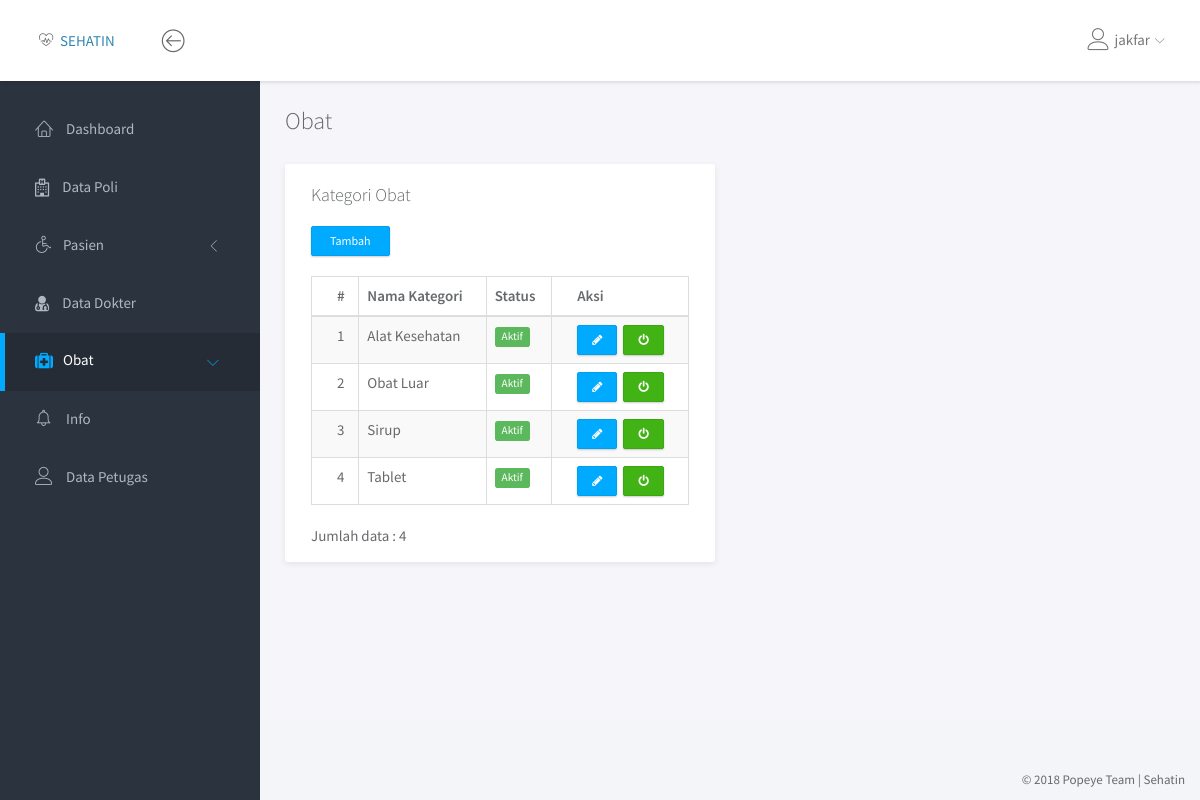
/obat/kategori_obat.php (signed in), run on the app's committed database.
### tables this page shows
CREATE TABLE IF NOT EXISTS `kategori_obat` (
`id_kategori` tinyint(3) NOT NULL,
  `kategori` varchar(30) NOT NULL,
  `status` enum('Aktif','Non Aktif') NOT NULL
);

### obat/kategori_obat.php (the view, shortened to what this page needs)
<!doctype html>
<html lang="en">
<head>
	<link rel="stylesheet" href="../assets/vendor/bootstrap/css/bootstrap.min.css">
	<link rel="stylesheet" href="../assets/vendor/font-awesome/css/font-awesome.min.css">
	<link rel="stylesheet" href="../assets/vendor/linearicons/style.css">
	<link rel="stylesheet" href="../assets/vendor/chartist/css/chartist-custom.css">
	<link rel="stylesheet" href="../assets/css/main.css">
</head>
<body>
	<div id="wrapper">
		<?php
			include '../dashboard/navbar.php';
			include '../dashboard/left_sidebar.php';
		 ?>
		 <div class="main">
		 	<div class="main-content">
		 		<div class="container-fluid">
		 			<h3 class="page-title">Obat</h3>
		 			<div class="row">
		 				<div class="col-md-6">
		 					<div class="panel">
		 						<div class="panel-heading">
		 							<h4 class="panel-title">Kategori Obat</h4>
		 						</div>
		 						<div class="row">
		 							<div class="col-md-12">
		 								<a href="tambah_kategori.php"><button type="button" class="btn btn-primary btn-sm" style="margin-left: 25px; margin-bottom: 10px;">Tambah</button></a>
		 							</div>
		 						</div>
		 						<div class="panel-body">
		 							<table class="table table-striped table-hover table-bordered">
		 								<thead>
		 									<tr>
		 										<th>#</th>
		 										<th>Nama Kategori</th>
		 										<th>Status</th>
		 										<th>Aksi</th>
		 									</tr>
		 								</thead>
		 								<tbody>
		 									<?php
		 										$query = "SELECT * FROM kategori_obat ORDER BY kategori ASC";
		 										$jml = "SELECT COUNT(*) as jml_kategori FROM kategori_obat";
		 										$result = mysqli_query($con, $query);
		 										$r = mysqli_query($con, $jml);
		 										$jml_kategori = mysqli_fetch_assoc($r);
		 										$no = 1;
		 										foreach ($result as $val) {
													$title = $val['status'] == 'Aktif' ? 'Non Aktifkan' : 'Aktifkan';
													$btnclass = $val['status'] == 'Aktif' ? 'btn-success' : 'btn-danger';
													$label = $val['status'] == 'Aktif' ? 'label label-success' : 'label label-danger';
		 											echo "<tr>
		 													<td>$no</td>
		 													<td>$val[kategori]</td>
															<td><span class='$label'>$val[status]</span></td>
		 													<td><a href='edit_kategori.php?id_kategori=$val[id_kategori]' class='btn btn-primary btn-xs' title='Edit'><i class='fa fa-pencil'></i> </a>&nbsp;
		 														<a onclick = 'return konfirm()' href='status_kategori.php?id_kategori=$val[id_kategori]&status=$val[status]' class= 'btn btn-xs $btnclass' title='$title'><i class='fa fa-power-off'></i></a>
		 													</td>
		 												  </tr>";
		 												 $no++;
		 										}
		 									 ?>
		 								</tbody>
		 							</table>
		 							<span class="text-default">Jumlah data : <?php echo ($jml_kategori['jml_kategori']); ?></span>
		 						</div>
		 					</div>
		 				</div>
		 			</div>
		 		</div>
		 	</div>
		 </div>
		<?php include '../dashboard/footer.php'; ?>
	</div>
</body>
</html>

### assets/css/main.css (style rules this page uses)
html { position: relative; min-height: 100%; }
body { background-color: #F3F5F8; font-family: "Source Sans Pro", sans-serif; font-size: 15px; color: #676a6d; }
a { color: #3287B2; }
th { font-weight: 600; }
.page-title { margin-top: 0; margin-bottom: 30px; font-weight: 300; }
#wrapper .main { -webkit-transition: all 0.3s ease-in-out; -moz-transition: all 0.3s ease-in-out; -ms-transition: all 0.3s ease-in-out; -o-transition: all 0.3s ease-in-out; transition: all 0.3s ease-in-out; width: calc(100% - 260px); left: 0; position: relative; float: right; background-color: #f5f5fa; }
#wrapper #sidebar-nav, #wrapper .main { padding-top: 80px; }
.main-content { padding: 28px 10px; }
.btn { -webkit-border-radius: 2px; -moz-border-radius: 2px; border-radius: 2px; -moz-box-shadow: 0px 1px 2px 0 rgba(0, 0, 0, 0.2); -webkit-box-shadow: 0px 1px 2px 0 rgba(0, 0, 0, 0.2); box-shadow: 0px 1px 2px 0 rgba(0, 0, 0, 0.2); padding: 6px 22px; }
.btn-group-sm > .btn, .btn-sm { padding: 5px 18px; }
.btn-group-xs > .btn, .btn-xs { padding: 5px 14px; }
.btn-primary { background-color: #00AAFF; border-color: #00a0f0; }
.btn-success { background-color: #41B314; border-color: #3ca512; }
.panel { -webkit-border-radius: 3px; -moz-border-radius: 3px; border-radius: 3px; -moz-box-shadow: 0 2px 6px rgba(0, 0, 0, 0.08); -webkit-box-shadow: 0 2px 6px rgba(0, 0, 0, 0.08); box-shadow: 0 2px 6px rgba(0, 0, 0, 0.08); background-color: #fff; margin-bottom: 30px; }
.panel .panel-heading, .panel .panel-body, .panel .panel-footer { padding-left: 25px; padding-right: 25px; }
.panel .panel-heading { padding-top: 20px; padding-bottom: 20px; position: relative; }
.panel .panel-heading .panel-title { margin: 0; font-size: 18px; font-weight: 300; }
.panel .panel-body { padding-top: 10px; padding-bottom: 15px; }
.panel .table > thead > tr > td:first-child, .panel .table > thead > tr > th:first-child, .panel .table > tbody > tr > td:first-child, .panel .table > tbody > tr > th:first-child, .panel .table > tfoot > tr > td:first-child, .panel .table > tfoot > tr > th:first-child { padding-left: 25px; }
.panel .table > thead > tr > td:last-child, .panel .table > thead > tr > th:last-child, .panel .table > tbody > tr > td:last-child, .panel .table > tbody > tr > th:last-child, .panel .table > tfoot > tr > td:last-child, .panel .table > tfoot > tr > th:last-child { padding-left: 25px; }
.label { font-weight: normal; }

### data on the page
kategori_obat: kategori "Alat Kesehatan", status "Aktif"
kategori_obat: kategori "Obat Luar", status "Aktif"
kategori_obat: kategori "Sirup", status "Aktif"
kategori_obat: kategori "Tablet", status "Aktif"

### other printed values
$_SESSION['username'] "jakfar"
$jml_kategori['jml_kategori'] "4"
